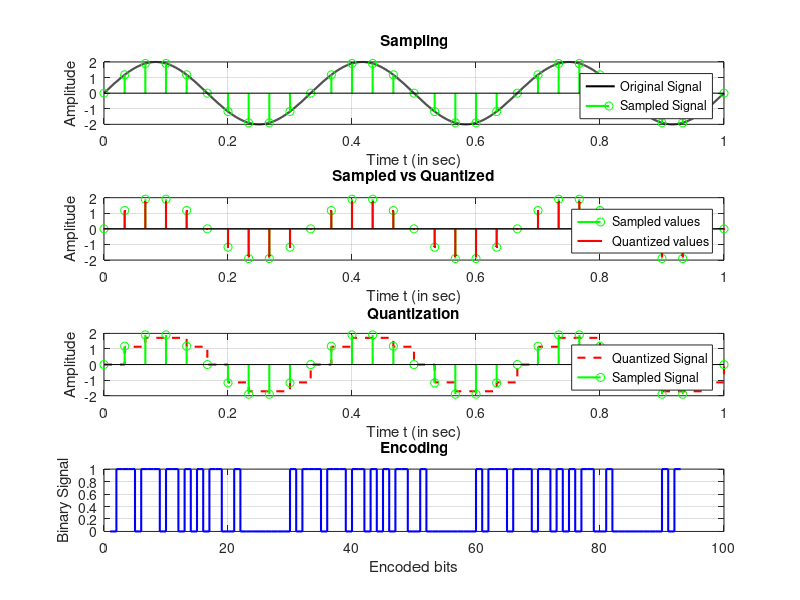

Reproduce this figure in MATLAB.
fm = 3;
fs = 30;
t = 0:0.001/fm:1;
Am = 2;
n = 3;
L = 2^n;
ts = 0:1/fs:1;

% Message signal
x_t = Am * sin(2 * pi * fm * t);

% Sampled signal
x_s = Am * sin(2 * pi * fm * ts);

% Quantization parameters
Vmin = -Am;
Vmax = Am;
delta = (Vmax - Vmin) / (L - 1);
delta_steps = Vmin:delta:Vmax;
quant = (Vmin - delta/2):delta:(Vmax + delta/2);

% Quantization
[ind, x_q] = quantiz(x_s, delta_steps, quant);
NonZeroInd = find(ind ~= 0);
ind(NonZeroInd) = ind(NonZeroInd) - 1;
encoded_signal = de2bi(ind,n, 'left-msb');

figure;
subplot(4, 1, 1);
plot(t, x_t, 'k-', 'LineWidth', 1.5); % Original signal in black
hold on;
stem(ts, x_s, 'g', 'LineWidth', 1.5); % Sampled signal in green
title('Sampling');
xlabel('Time t (in sec)');
ylabel('Amplitude');
legend('Original Signal', 'Sampled Signal');
grid on;

subplot(4, 1, 2);
stem(ts, x_s, 'go', 'LineWidth', 1.5); % Sampled values in green
hold on;
stem(ts, x_q, 'r.', 'LineWidth', 1.5); % Quantized values in red
title('Sampled vs Quantized');
xlabel('Time t (in sec)');
ylabel('Amplitude');
legend('Sampled values', 'Quantized values');
grid on;

subplot(4, 1, 3);
stairs(ts, x_q, 'r--', 'LineWidth', 1.5); % Quantized signal in red dashed line
hold on;
stem(ts, x_s, 'go', 'LineWidth', 1.5); % Sampled signal in green
title('Quantization');
xlabel('Time t (in sec)');
ylabel('Amplitude');
legend('Quantized Signal', 'Sampled Signal');
grid on;

subplot(4, 1, 4);
encoded_bits = reshape(encoded_signal', 1, []);
stairs(1:length(encoded_bits), encoded_bits, 'b-', 'LineWidth', 1.5); % Encoded digital signal in blue
title('Encoding');
xlabel('Encoded bits');
ylabel('Binary Signal');
grid on;

Rb = fs * n;
Tb = 1 / Rb;
delta = (Vmax - Vmin) / (L - 1);
Qe_max = delta / 2;
P_signal = mean(x_t.^2);
P_signal_dB = 10 * log10(P_signal);
P_noise = delta^2 / 12;
P_noise_dB = 10 * log10(P_noise);
SQNR_dB = P_signal_dB - P_noise_dB;
SQNR_formula_dB = 6.02 * n + 1.76;

% Display results
fprintf('Bit rate (Rb): %.2f bits/sec\n', Rb);
fprintf('Bit duration (Tb): %.2e sec\n', Tb);
fprintf('Step size (δ): %.4f volts\n', delta);
fprintf('Maximum quantization error (Qe_max): %.4f volts\n', Qe_max);
fprintf('Signal power: %.2f dB\n', P_signal_dB);
fprintf('Quantization noise power: %.2f dB\n', P_noise_dB);
fprintf('SQNR (calculated): %.2f dB\n', SQNR_dB);
fprintf('SQNR (formula): %.2f dB\n', SQNR_formula_dB);
